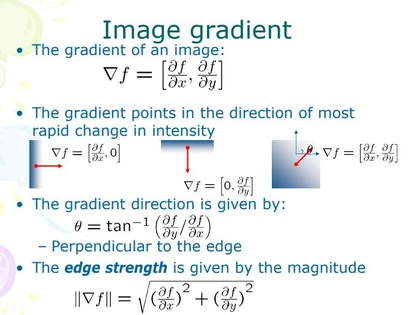
%> input picture Capture.JPG, 420 x 315 px, shrunk from 686 x 515 before the run
$ octave DWTfusion.m   (GNU Octave 9; MATLAB toolbox functions it lacks are replaced by stand-ins)
%> lines starting %> are read from the running program, lines starting %| are printed output that depends on the picture
clc
clear all;
close all;

[I1]=imgetfile;
%> the answer given: Capture.JPG
[I2]=imgetfile;
%> the answer given: Capture.JPG
[I3]=imgetfile;
%> the answer given: Capture.JPG
i1=im2double(rgb2gray(imread(I1)));
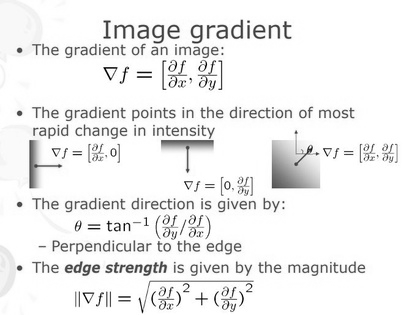
%> i1: size 315x420 double; min 0, max 1, mean 0.942
i2=im2double(rgb2gray(imread(I2)));
I3=im2double(rgb2gray(imread(I3)));
[cA1,cH1,cV1,cD1] = dwt2(i1,'sym4');
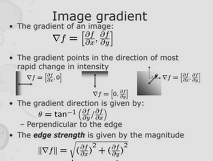
%> cA1: size 161x213 double; min 0.232, max 2.23, mean 1.89; drawn with min black and max white
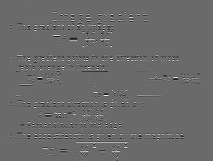
%> cH1: size 161x213 double; min -0.603, max 0.842, mean 0.000423; drawn with min black and max white
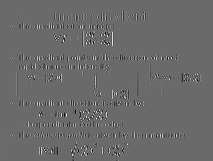
%> cV1: size 161x213 double; min -0.688, max 0.957, mean 0.000169; drawn with min black and max white
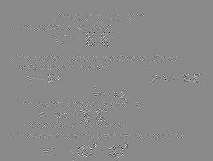
%> cD1: size 161x213 double; min -0.448, max 0.378, mean 5.45e-05; drawn with min black and max white
[cA2,cH2,cV2,cD2] = dwt2(i2,'sym4');
figure, imshow(I3),title('I1');
figure, imshow(i2),title('I2');
figure, imshow(i1),title('F');
figure,
subplot(2,2,1);imshow(cA1);title('CA1');
subplot(2,2,2);imshow(cH1);title('CH1');
subplot(2,2,3);imshow(cV1);title('CV1');
subplot(2,2,4);imshow(cD1);title('CD1');
%> after `imshow(cD1)`:
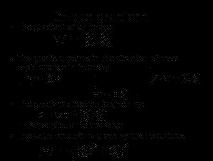
%> displayed picture: size 161x213, on the screen's scale of 0 to 255; min 0, max 96, mean 1.6
figure,
subplot(2,2,1);imshow(cA2);title('CA2');
subplot(2,2,2);imshow(cH2);title('CH2');
subplot(2,2,3);imshow(cV2);title('CV2');
subplot(2,2,4);imshow(cD2);title('CD2');

m=[1 1 1,1 1 1 ,1 1 1];
c11=entropyfilt(cA1,m);
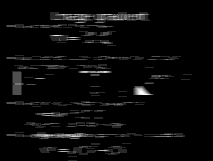
%> c11: size 161x213 double; min 0, max 3.17, mean 0.113; drawn with min black and max white
c21=entropyfilt(cA2,m);
% [6 lines of commented-out code are left out]

[r,c]=size(i1);
%> r = 315; c = 420
for k=1:c
    b(1,k)=0;
    b(r,k)=0;
end
%> b: size 315x420 double; every value is 0
for k=1:r
    b(k,1)=0;
    b(k,c)=0;
end

for i=2:r-3
    for j=2:c-3
%> (the run ends here)
